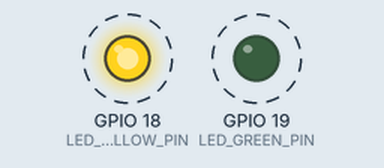
This program was run on a simulated ESP32. On the bench: output pins drawn as LEDs (lit = HIGH). Dashed ring = blinking. What the program prints to the serial monitor is not drawn.

Above: at 0.5 s.
Timing chart, 0 to 4.6 s (numbered marks = the images above):
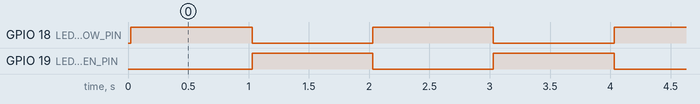

Measured:
- by itself, GPIO 18 (LED_YELLOW_PIN), GPIO 19 (LED_GREEN_PIN): alternates HIGH for 1.0 s and LOW for 1.0 s

The program:

main.cpp
```cpp
#include <Arduino.h>

// Định nghĩa các chân LED khớp với diagram.json
constexpr uint8_t LED_YELLOW_PIN = 18;
constexpr uint8_t LED_GREEN_PIN = 19;

void setup() {
  Serial.begin(115200);
  pinMode(LED_YELLOW_PIN, OUTPUT);
  pinMode(LED_GREEN_PIN, OUTPUT);

  // In banner khởi động rõ ràng
  Serial.println();
  Serial.println("=================================================");
  Serial.println("🚀 ESP32 DevKit V1 - Dual LED & Serial Log Demo");
  Serial.println("=================================================");
  Serial.printf("[SETUP] GPIO%u: LED Vàng (Yellow) [Qua trở 220Ω]\r\n", LED_YELLOW_PIN);
  Serial.printf("[SETUP] GPIO%u: LED Xanh lá (Green) [Qua trở 220Ω]\r\n", LED_GREEN_PIN);
  Serial.println("-------------------------------------------------");
}

void loop() {
  const uint32_t now = millis();

  // Pha 1: Bật LED Vàng (GPIO18), Tắt LED Xanh (GPIO19)
  digitalWrite(LED_YELLOW_PIN, HIGH);
  digitalWrite(LED_GREEN_PIN, LOW);
  Serial.printf("[%6lu ms] [LED STATUS] 🟡 GPIO%u (Yellow): ON  | 🟢 GPIO%u (Green): OFF\r\n",
                now, LED_YELLOW_PIN, LED_GREEN_PIN);
  delay(1000);

  // Pha 2: Tắt LED Vàng (GPIO18), Bật LED Xanh (GPIO19)
  digitalWrite(LED_YELLOW_PIN, LOW);
  digitalWrite(LED_GREEN_PIN, HIGH);
  Serial.printf("[%6lu ms] [LED STATUS] 🟡 GPIO%u (Yellow): OFF | 🟢 GPIO%u (Green): ON\r\n",
                millis(), LED_YELLOW_PIN, LED_GREEN_PIN);
  delay(1000);
}
```
